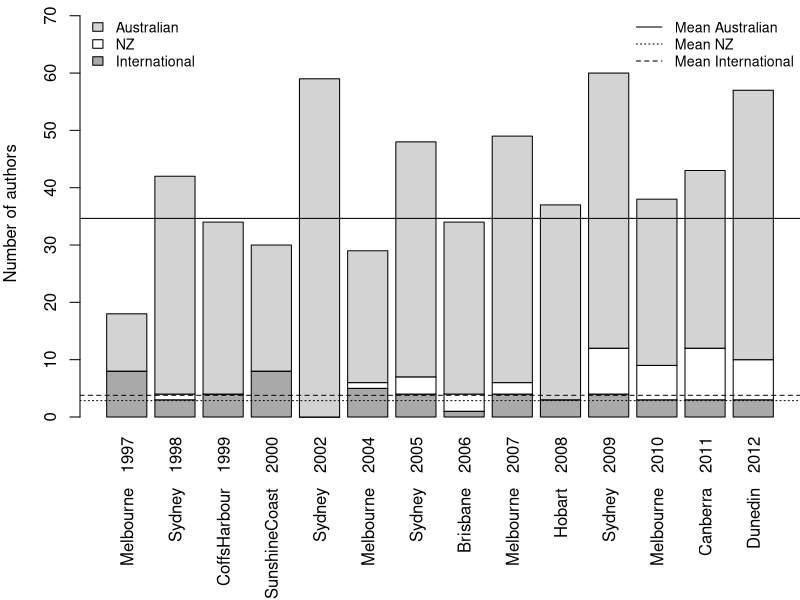
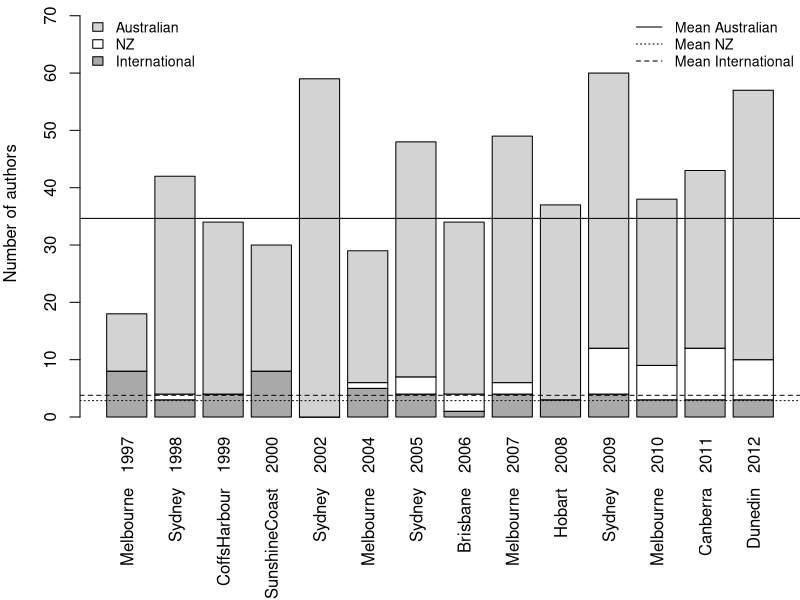
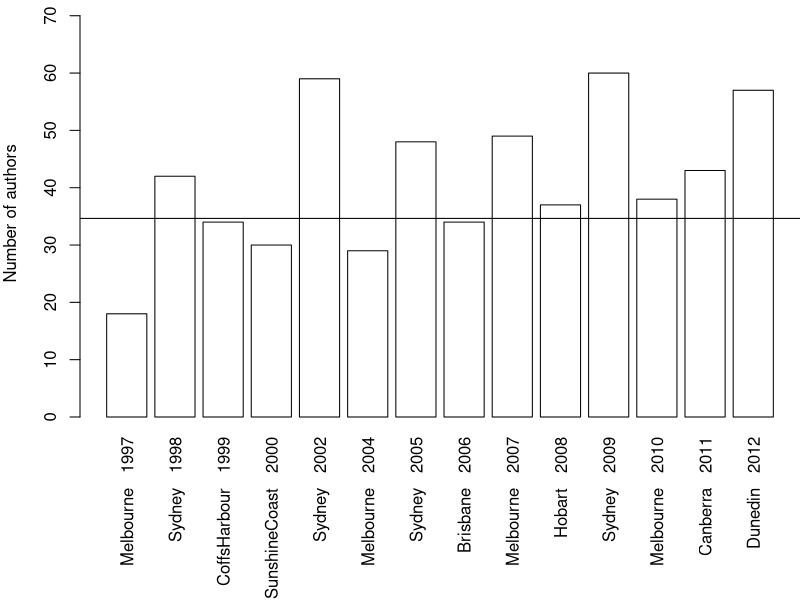

Reproduce these figures in R, in order.
setwd("/Users/bevan/phd/QISharedFolder/ADCS2013Impact/analysis")
countries = read.table("international_contribution.txt", header=T)

# # old portion
# pdf("../latex/figures/international_contributions_portion.pdf", width=4, height=2)
# par(mar=c(3,3.5,0,0))
# plot(countries$Year, countries$International, cex=0.8, type="o", xlim=c(1996, 2012), ylim=c(0,0.5), ylab="", xaxt="n", yaxt="n", xlab="")
# #title(ylab="Portion of non-Aus. Authors", cex.lab=0.7)
# mtext(side=2, "Portion of non-Aus. Authors", line=2.5, cex=0.7)
# axis(side=1, at=c(1996:2012), las=2, cex.axis=0.7)
# axis(side=2, at=c(0.0, 0.1,0.2,0.3,0.4,0.5), las=1, cex.axis=0.7, lab=c("0%", "10%","30%","30%","40%","50%"), las=TRUE)
# abline(h=mean(countries$International), col = "black", lty=2)
# dev.off()


pdf("../latex/figures/international_contributions_exNZ.pdf", width=4, height=5.83)
par(mar=c(9.15,4,0.5,0))
barplot(rbind(countries$Int,countries$NZ,countries$Oz),ylim=c(0,71), beside=FALSE,legend=TRUE, las=3, names=paste(countries$Location," ", countries$Year), pch=4, col=c("darkgray", "white", "lightgrey"), ylab="Number of authors")
abline(h=mean(countries$Oz))
abline(h=mean(countries$Int), lty=2)
abline(h=mean(countries$NZ), lty=3)
#legend("topleft", legend=c("Aus.", "non-Aus.","Mean Aus.","Mean non-Aus."), horiz=F, border=c("black","black", NA, NA), fill=c("gray", "white", NA, NA), bty="n", cex=0.9, lty=c(NA,NA,1,2))
legend("topleft", legend=c("Australian", "NZ", "International"), fill=c("lightgray", "white", "darkgrey"), bty="n", cex=0.85)
legend("topright", legend=c("Mean Australian", "Mean NZ", "Mean International"), lty=c(1,3,2), bty="n", cex=0.85)
dev.off()





pdf("../latex/figures/international_contributions.pdf", width=8, height=6)
par(mar=c(9.15,4,0.5,0))
barplot(rbind(countries$Int,countries$NZ,countries$Oz),ylim=c(0,71), beside=FALSE,legend=TRUE, las=3, names=paste(countries$Location," ", countries$Year), pch=4, col=c("darkgray", "white", "lightgrey"), ylab="Number of authors")
abline(h=mean(countries$Oz))
abline(h=mean(countries$Int), lty=2)
abline(h=mean(countries$NZ), lty=3)
#legend("topleft", legend=c("Aus.", "non-Aus.","Mean Aus.","Mean non-Aus."), horiz=F, border=c("black","black", NA, NA), fill=c("gray", "white", NA, NA), bty="n", cex=0.9, lty=c(NA,NA,1,2))
legend("topleft", legend=c("Australian", "NZ", "International"), fill=c("lightgray", "white", "darkgrey"), bty="n", cex=0.85)
legend("topright", legend=c("Mean Australian", "Mean NZ", "Mean International"), lty=c(1,3,2), bty="n", cex=0.85)
dev.off()

pdf("../../../papers/adcs2013-impact/presentation/authors_by_year.pdf", width=8, height=6)
par(mar=c(9.15,4,0.5,0))
barplot((countries$Int+countries$NZ+countries$Oz),ylim=c(0,71), beside=FALSE,legend=TRUE, las=3, names=paste(countries$Location," ", countries$Year), pch=4, col=c("white"), ylab="Number of authors")
abline(h=mean(countries$Oz))
dev.off()

mean(countries$Oz)

mean(countries$NZ + countries$Int)
sd(countries$NZ + countries$Int)

mean(countries$Int)
sd(countries$Int)


